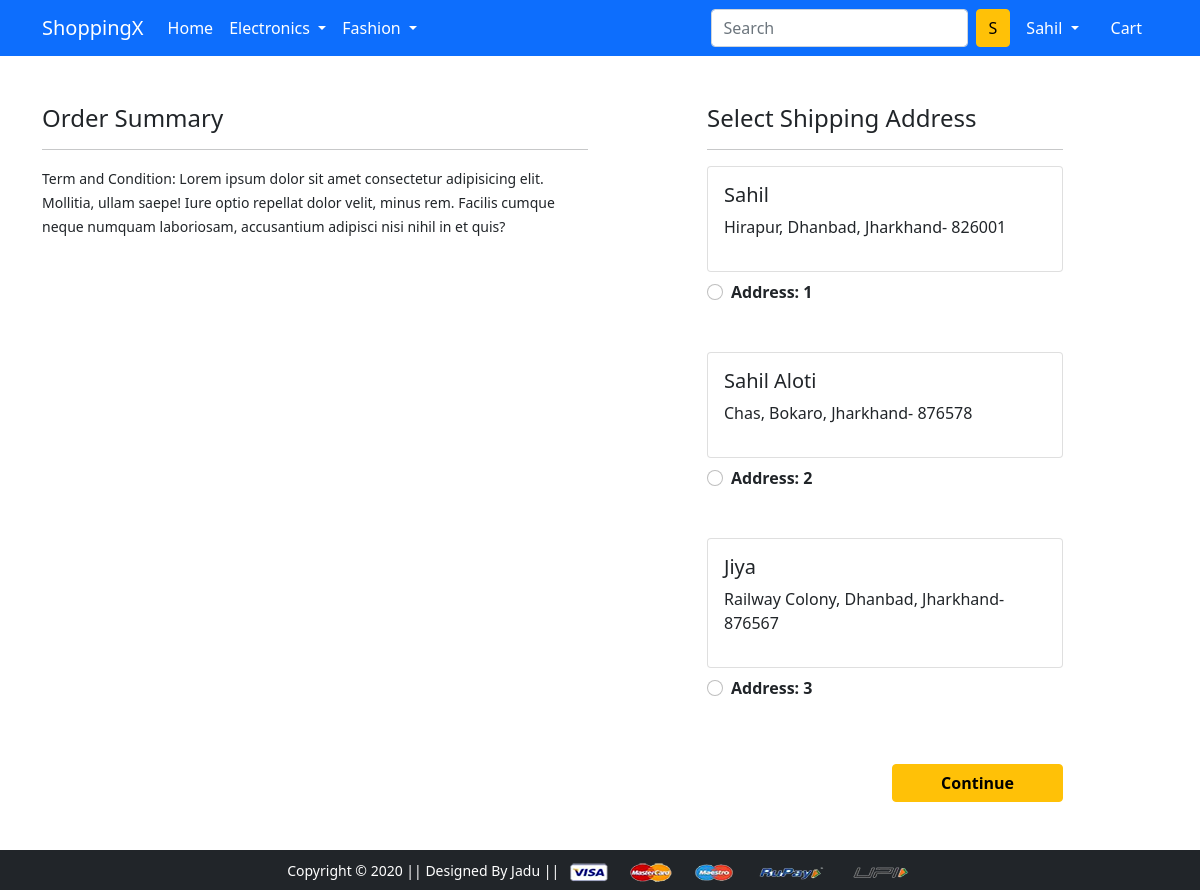
The page /checkout/ (signed in) on the database its author committed.
### app/models.py (models this page shows, shortened)
class Customer(models.Model):
 user = models.ForeignKey(User, on_delete=models.CASCADE)
 name = models.CharField(max_length=200)
 locality = models.CharField(max_length=200)
 city = models.CharField(max_length=50)
 zipcode = models.IntegerField()
 state = models.CharField(choices=STATE_CHOICES, max_length=50)

### app/views.py (the view)
# urls.py: path('checkout/', views.checkout, name='checkout'),
@login_required
def checkout(request):
	user = request.user
	add = Customer.objects.filter(user=user)
	cart_items = Cart.objects.filter(user=request.user)
	return render(request, 'app/checkout.html', {'add':add, 'cart_items':cart_items})

### app/templates/app/checkout.html (shortened to what this page needs)
{% extends 'app/base.html' %}
{% load static %}
{% block main-content %}
<div class="container">
 <div class="row mt-5">
  <div class="col-sm-6">
    <h4>Order Summary</h4>
    <hr>
    <small>Term and Condition: Lorem ipsum dolor sit amet consectetur adipisicing elit. Mollitia, ullam saepe! Iure optio repellat dolor velit, minus rem. Facilis cumque neque numquam laboriosam, accusantium adipisci nisi nihil in et quis?</small>
  </div>
  <div class="col-sm-4 offset-sm-1">
    <h4>Select Shipping Address</h4>
    <hr>
    <form action="/paymentdone">
    {% for ad in add %}
      <div class="card">
        <div class="card-body">
        <h5>{{ad.name}}</h5>
        <p>{{ad.locality}}, {{ad.city}}, {{ad.state}}- {{ad.zipcode}}</p>
        </div>
      </div>
        <div class="form-check mt-2 mb-5">
          <input class="form-check-input" type="radio" name="custid" id="custadd{{forloop.counter}}" value="{{ad.id}}">
          <label class="form-check-label fw-bold" for="custadd{{forloop.counter}}">
            Address: {{ forloop.counter }} </label>
        </div>
      {% endfor %}
        <div class="text-end">
          <button type="submit" class="btn btn-warning mt-3 px-5 fw-bold">Continue</button>
        </div>
      </form>
    </div>
  </div>
</div>
{% endblock main-content %}

### app/templates/app/base.html (shortened to what this page needs)
<!doctype html>
{% load static %}
<html lang="en">
  <head>
    <link href="https://cdn.jsdelivr.net/npm/bootstrap@5.0.0-beta1/dist/css/bootstrap.min.css" rel="stylesheet">
    <link rel="stylesheet" href="{% static 'app/css/owl.carousel.min.css' %}">
    <link rel="stylesheet" href="{% static 'app/css/all.min.css' %}">
    <link rel="stylesheet" href="{% static 'app/css/style.css' %}">
  </head>
  <body>
    <nav class="navbar navbar-expand-lg navbar-dark bg-primary">
     <div class="container">
       <a class="navbar-brand" href="/">ShoppingX</a>
       <div class="collapse navbar-collapse" id="navbarSupportedContent">
         <ul class="navbar-nav me-auto mb-2 mb-lg-0">
           <li class="nav-item">
             <a class="nav-link active" aria-current="page" href="/">Home</a>
           </li>
           <li class="nav-item dropdown">
             <a class="nav-link dropdown-toggle text-white" href="#" id="electronicsDropdown" role="button" data-bs-toggle="dropdown" aria-expanded="false">
               Electronics
             </a>
           </li>
           <li class="nav-item dropdown">
             <a class="nav-link dropdown-toggle text-white" href="#" id="fashionDropdown" role="button" data-bs-toggle="dropdown" aria-expanded="false">
               Fashion
             </a>
           </li>
         </ul>
         <form class="d-flex">
           <input class="form-control me-2" type="search" placeholder="Search" aria-label="Search">
           <button class="btn btn-warning" type="submit">S</button>
         </form>
         <div>
          <ul class="navbar-nav me-auto mb-2 mb-lg-0">
          {% if request.user.is_authenticated %}
           <li class="nav-item dropdown mx-2">
              <a class="nav-link dropdown-toggle text-white" href="#" id="profileDropdown" role="button" data-bs-toggle="dropdown" aria-expanded="false">
                {{request.user.username|capfirst}}
              </a>
            </li>
            <li class="nav-item mx-2">
              <a href="{% url 'showcart' %}" class="nav-link text-white"> Cart </a>
            </li>
            {% endif %}
          </ul>
         </div>
       </div>
     </div>
    </nav>
    {% block main-content %} {% endblock main-content %}
    <footer class="container-fluid bg-dark text-center p-2 mt-5">
        <small class="text-white">Copyright &copy; 2020 || Designed By Jadu || </small>
        <img src="{% static 'app/images/payment.png' %}" alt="" srcset="" class="img-fluid" height="2px">
    </footer>
  </body>
</html>

### rows shown on the page
Customer: name "Sahil", locality "Hirapur", city "Dhanbad", state "Jharkhand", zipcode "826001"
Customer: name "Sahil Aloti", locality "Chas", city "Bokaro", state "Jharkhand", zipcode "876578"
Customer: name "Jiya", locality "Railway Colony", city "Dhanbad", state "Jharkhand", zipcode "876567"

### other values the page prints
{{ request.user.username|capfirst }} "Sahil"
